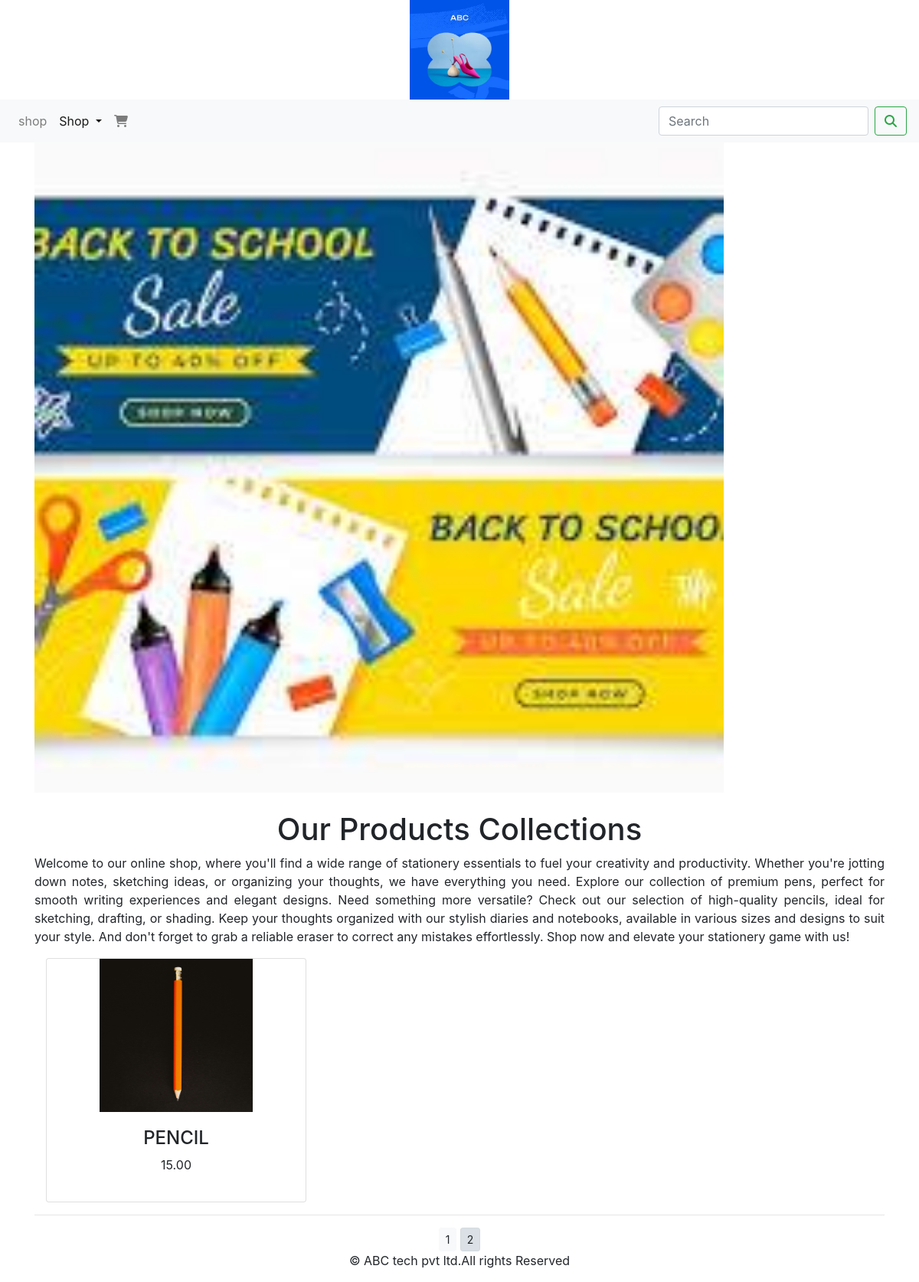
Screenshot of /?page=2 with the database file from the repository.
### shop/models.py (models this page shows, shortened)
class Product(models.Model):
    name = models.CharField(max_length=250, unique=True)
    slug = models.SlugField(max_length=250, unique=True)
    description = models.TextField(blank=True)
    price = models.DecimalField(max_digits=10, decimal_places=2)
    category = models.ForeignKey(Category, on_delete=models.CASCADE)
    image = models.ImageField(upload_to='product', blank=True)
    stock = models.IntegerField()
    available = models.BooleanField(default=True)
    created = models.DateField(auto_now_add=True)
    def get_url(self):
        return reverse('shop:prodCatdetail', args=[self.category.slug, self.slug])
    class Meta:
        ordering = ('name',)
        verbose_name = 'product'
        verbose_name_plural = 'products'

### shop/views.py (the view)
# urls.py: path('', views.allProdCat, name='allProdCat'),
def allProdCat(request, c_slug=None):
    c_page = None
    products_list=None
    if c_slug!= None:
        c_page = get_object_or_404(Category, slug=c_slug)
        products_list = Product.objects.all().filter(category=c_page, available=True)  # Use the correct variable name
    else:
        products_list = Product.objects.all().filter(available=True)
        paginator=Paginator(products_list,6)
        try:
            page=int(request.GET.get('page','1'))
        except:
            page=1
        try:
                products=paginator.page(page)
        except (EmptyPage,InvalidPage):
            products=paginator.page(paginator.num_pages)
    return render(request, "category.html", {'category': c_page, 'products': products})

### shop/context_processors.py (called while the page is built)
def menu_links(request):
    links=Category.objects.all()
    return dict(links=links)

### shop/models.py (called while the page is built)
    def get_url(self):
        return reverse('shop:products_by_category', kwargs={'c_slug': self.slug})

### templates/category.html (shortened to what this page needs)
{% extends 'base.html' %}
{% load static %}
{% block content %}
    {% if category %}
        <div class="container">
            <div class="row my_row_class">
                <div class="col mx-auto">
                    <p><a href="{% url 'shop:allProdCat' %}">Our Product Collections</a></p>
                </div>
            </div>
        </div>
        <div class="container">
            <div class="row my_row_class">
                <div class="col mx-auto">
                    <img class="my_image" src="{{ category.image.url }}" alt="{{ category.name }}" style="height: 500px; width: 500px;">
                </div>
            </div>
        </div>
        <br>
        <div class="container">
            <h1 class="text-center my_title">{{ category.name }}</h1>
            <p class="text-justify">{{ category.description }}</p>
        </div>
    {% else %}
        <div class="container">
            <img class="my_image my_image_padding" src="{% static 'img/banner.jpg' %}" alt="Our Products" width="900px;">
        </div>
        <br>
        <div class="container">
            <h1 class="text-center my_title">Our Products Collections</h1>
            <p class="text-justify">Welcome to our online shop, where you'll find a wide range of stationery essentials to fuel your creativity and productivity. Whether you're jotting down notes, sketching ideas, or organizing your thoughts, we have everything you need. Explore our collection of premium pens, perfect for smooth writing experiences and elegant designs. Need something more versatile? Check out our selection of high-quality pencils, ideal for sketching, drafting, or shading. Keep your thoughts organized with our stylish diaries and notebooks, available in various sizes and designs to suit your style. And don't forget to grab a reliable eraser to correct any mistakes effortlessly. Shop now and elevate your stationery game with us!</p>
        </div>
    {% endif %}
    <div class="container">
        <div class="row mx-auto">
            {% for product in products.object_list %}
                <div class="my_bottom_margin col-9 col-sm-12 col-md-4 col-lg-4">
                    <div class="card text-center">
                        {% if product.image %}
                            <a href="{{ product.get_url }}">
                                <img src="{{ product.image.url }}" alt="{{ product.name }}" style="height: 200px; width: 200px;">
                            </a>
                        {% endif %}
                        <div class="card-body">
                            <h4>{{ product.name }}</h4>
                            <p>{{ product.price }}</p>
                        </div>
                    </div>
                </div>
            {% endfor %}
        </div>
    </div>
    <div class="container">
        <div class="mx-auto">
            {% if products.paginator.num_pages > 1 %}
                <hr>
                <div class="text-center">
                    {% for pg in products.paginator.page_range %}
                        <a href="?page={{ pg }}" class="btn btn-light btn-sm {% if products.number == pg %} active{% endif %}">{{ pg }}</a>
                    {% endfor %}
                </div>
            {% endif %}
        </div>
    </div>
{% endblock %}

### templates/base.html (shortened to what this page needs)
{% load static %}
<!DOCTYPE html>
<html lang="en">
<head>
    <link rel="stylesheet" href="{% static 'css/bootstrap.min.css' %}">
    <link  href="{% static 'css/bootstrap.min.css' %}" rel="stylesheet">
</head>
<body>
<div>
{% include 'header.html' %}
{% include 'navbar.html' %}
{% block content %}
{% endblock %}
</div>
{% include 'footer.html' %}
</body>
</html>

### templates/header.html
{% load static %}
<header>
    <center>
        <a href ="{% url 'shop:allProdCat' %}"></a><img src="{% static 'img/logo.jpg' %}" alt="logimg" width="130px" height="130px">
    </center>
</header>

### templates/navbar.html (shortened to what this page needs)
<nav class="navbar navbar-expand-lg navbar-light bg-light">
  <div class="collapse navbar-collapse" id="navbarSupportedContent">
    <ul class="navbar-nav mr-auto">
      <li class="nav-item">
        <a class="nav-link" href="#">shop</a>
      </li>
      <li class="nav-item dropdown {% if 'shop in request.path' %} active {% endif %}">
        <a class="nav-link dropdown-toggle" href="#" id="navbarDropdown" role="button" data-toggle="dropdown" aria-haspopup="true" aria-expanded="false">
          Shop
        </a>
      </li>
      <li class="nav-item">
        <a class="nav-link " href="#"><i class="fas fa-shopping-cart"></i></a>
      </li>
    </ul>
    <form class="d-flex" action="{% url 'search_app:search_results' %}" method="get">
    <input class="form-control mr-sm-2" type="search" placeholder="Search" name="q" aria-label="Search">
    <button class="btn btn-outline-success my-2 my-sm-0" type="submit"><i class="fa-solid fa-magnifying-glass"></i></button>
</form>
  </div>
</nav>

### templates/footer.html
<div class="footer navbar-fixed-bottom my_footer">
    <p class="text-center" >&copy; ABC tech pvt ltd.All rights Reserved</p>
</div>

### rows the page displays
Product: image (picture), name "PENCIL", price "15.00"

### other values shown
{{ pg }} "1" "2"
